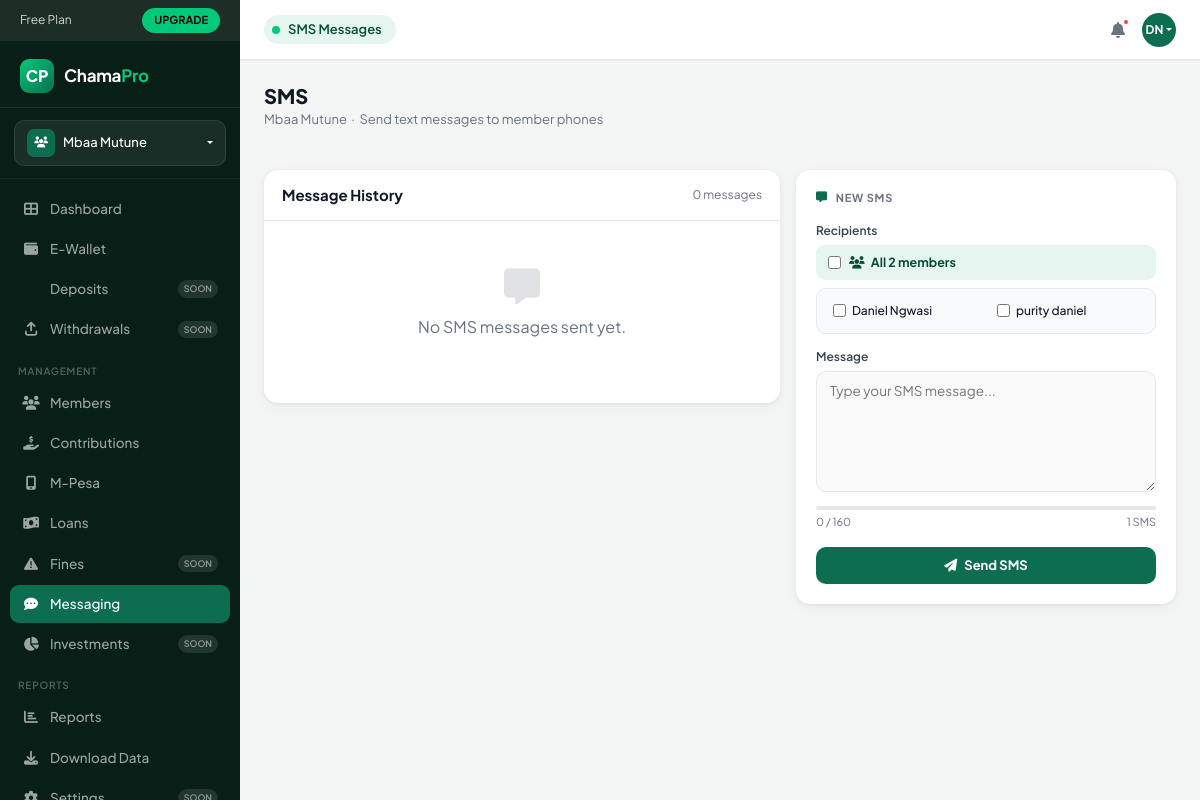
The app's page /chama/1/messaging/sms/ (signed in) with its own data.
### chamapro/models.py (models this page shows, shortened)
class Chama(models.Model):
    name                = models.CharField(max_length=255)
    description         = models.TextField(blank=True, null=True)
    created_by          = models.ForeignKey(
        'User', null=True, blank=True, on_delete=models.SET_NULL, related_name='created_chamas'
    )
    currency            = models.CharField(max_length=10, default='KES')
    contribution_amount = models.DecimalField(max_digits=12, decimal_places=2, default=0)
    contribution_day    = models.PositiveSmallIntegerField(default=5)
    meeting_day         = models.CharField(max_length=20, blank=True, null=True)
    max_members         = models.PositiveSmallIntegerField(default=10)
    late_penalty        = models.DecimalField(max_digits=5, decimal_places=2, default=5)
    loan_interest       = models.DecimalField(max_digits=5, decimal_places=2, default=10)
    settings            = models.JSONField(default=dict, blank=True)
    is_active           = models.BooleanField(default=True)
    created_at          = models.DateTimeField(auto_now_add=True)
    updated_at          = models.DateTimeField(auto_now=True)

class User(AbstractUser):
    phone = models.CharField(max_length=30, unique=True, null=True, blank=True)
    national_id   = models.CharField(max_length=20, blank=True, null=True)
    kra_pin       = models.CharField(max_length=20, blank=True, null=True)
    bio           = models.TextField(blank=True, null=True)
    occupation    = models.CharField(max_length=100, blank=True, null=True)
    location      = models.CharField(max_length=100, blank=True, null=True)
    avatar        = models.ImageField(upload_to='avatars/', blank=True, null=True)
    bank_name     = models.CharField(max_length=100, blank=True, null=True)
    bank_account  = models.CharField(max_length=30, blank=True, null=True)
    mpesa_number  = models.CharField(max_length=20, blank=True, null=True)
    KYC_CHOICES = [
        ('unverified', 'Unverified'),
        ('pending',    'Pending Review'),
        ('verified',   'Verified'),
    ]
    kyc_status = models.CharField(max_length=20, choices=KYC_CHOICES, default='unverified')

class Membership(models.Model):
    ROLE_CHOICES = [
        ('admin',     'Admin'),
        ('treasurer', 'Treasurer'),
        ('secretary', 'Secretary'),
        ('member',    'Member'),
    ]
    chama     = models.ForeignKey(Chama, on_delete=models.CASCADE, related_name='memberships')
    user      = models.ForeignKey('User', on_delete=models.CASCADE, related_name='memberships')
    role      = models.CharField(max_length=30, choices=ROLE_CHOICES, default='member')
    joined_at = models.DateTimeField(default=timezone.now)
    active    = models.BooleanField(default=True)
    class Meta:
        unique_together = ('chama', 'user')

### messaging/views.py (the view, shortened to what this page needs)
# urls.py: path('sms/', views.sms_list, name='sms_list'),
@login_required
def sms_list(request, chama_id):
    chama, membership = get_chama_and_membership(request, chama_id)
    can_manage = is_admin(membership)
    if not can_manage:
        messages.error(request, "Access denied.")
        return redirect('messaging_hub', chama_id=chama_id)
    sms_messages = SMSMessage.objects.filter(chama=chama).order_by('-created_at')
    members = Membership.objects.filter(chama=chama, active=True).select_related('user')
    context = {
        'chama': chama,
        'membership': membership,
        'can_manage': can_manage,
        'sms_messages': sms_messages,
        'members': members,
    }
    return render(request, 'messaging/sms.html', context)

### chamapro/context_processors.py (called while the page is built)
def user_subscription(request):
    if request.user.is_authenticated:
        try:
            sub = request.user.subscription
        except Exception:
            sub = None
        return {'user_subscription': sub}
    return {'user_subscription': None}

def active_chama(request):
    if not request.user.is_authenticated:
        return {}
    active_chama_id = request.session.get('active_chama_id')
    membership = None
    if active_chama_id:
        membership = Membership.objects.filter(
            user=request.user,
            chama_id=active_chama_id,
            active=True
        ).select_related('chama').first()
    if not membership:
        membership = Membership.objects.filter(
            user=request.user,
            active=True
        ).select_related('chama').first()
    return {
        'chama': membership.chama if membership else None,
        'my_membership': membership,
    }

### messaging/views.py (called while the page is built)
def get_chama_and_membership(request, chama_id):
    chama = get_object_or_404(Chama, id=chama_id)
    membership = get_object_or_404(Membership, chama=chama, user=request.user, active=True)
    return chama, membership

def is_admin(membership):
    return membership.role in ('admin', 'chairperson', 'treasurer', 'secretary')

### chamapro/templates/messaging/sms.html (shortened to what this page needs)
{% extends 'messaging/base_messaging.html' %}
{% block topbar_title %}SMS Messages{% endblock %}
{% block content %}
<div class="d-flex align-items-center justify-content-between mb-4 flex-wrap gap-3">
  <div>
    <h1 class="page-title">SMS</h1>
    <p class="page-sub">{{ chama.name }} &nbsp;·&nbsp; Send text messages to member phones</p>
  </div>
</div>
<div class="sms-layout">
  <div class="sms-list-card">
    <div class="sms-list-header">
      <h6>Message History</h6>
      <span style="font-size:12px;color:var(--muted);">{{ sms_messages|length }} message{{ sms_messages|length|pluralize }}</span>
    </div>
    {% for sms in sms_messages %}
    <div class="sms-row">
      <div class="sms-icon {{ sms.status }}">
        <i class="fas fa-{% if sms.status == 'sent' %}check{% elif sms.status == 'failed' %}times{% else %}clock{% endif %}"></i>
      </div>
      <div class="sms-meta">
        <div class="sms-preview">{{ sms.message|truncatechars:140 }}</div>
        <div class="sms-info">
          <span class="badge-sms {{ sms.status }}">{{ sms.get_status_display }}</span>
          <span class="sms-stat"><i class="fas fa-users"></i> {{ sms.recipient_count }} recipients</span>
          <span class="sms-stat"><i class="fas fa-comment-sms"></i> {{ sms.sms_count }} SMS unit{{ sms.sms_count|pluralize }}</span>
          <span class="sms-stat"><i class="fas fa-clock"></i>
            {% if sms.sent_at %}{{ sms.sent_at|date:"M d, Y H:i" }}{% else %}{{ sms.created_at|date:"M d, Y" }}{% endif %}
          </span>
        </div>
      </div>
    </div>
    {% empty %}
    <div class="empty-state">
      <i class="fas fa-message"></i>
      <p>No SMS messages sent yet.</p>
    </div>
    {% endfor %}
  </div>
  <div class="sms-compose">
    <div class="sms-compose-title"><i class="fas fa-message"></i> New SMS</div>
    <form method="post">
      <div style="margin-bottom:14px;">
        <label class="form-label-cp">Recipients</label>
        <div class="send-all-row">
          <input type="checkbox" id="sendToAll" name="send_to_all" value="1" onchange="toggleRecipients(this)">
          <label for="sendToAll"><i class="fas fa-users me-1"></i> All {{ members|length }} members</label>
        </div>
        <div id="recipientGrid" class="recipient-grid">
          {% for m in members %}
          <label class="recipient-check">
            <input type="checkbox" name="recipients" value="{{ m.user.id }}">
            <span class="r-name">{{ m.user.get_full_name|default:m.user.username }}</span>
          </label>
          {% endfor %}
        </div>
      </div>
      <div style="margin-bottom:16px;">
        <label class="form-label-cp">Message</label>
        <textarea name="message" id="smsBody" class="form-input" rows="5"
                  placeholder="Type your SMS message..." maxlength="1600" required></textarea>
        <div class="char-bar"><div class="char-bar-fill" id="charFill" style="width:0%;"></div></div>
        <div class="char-info">
          <span id="charCount">0 / 160</span>
          <span id="smsUnits">1 SMS</span>
        </div>
      </div>
      <button type="submit" class="btn-brand" style="width:100%;justify-content:center;">
        <i class="fas fa-paper-plane"></i> Send SMS
      </button>
    </form>
  </div>
</div>
{% endblock %}

### chamapro/templates/messaging/base_messaging.html (shortened to what this page needs)
{% load static %}
<!DOCTYPE html>
<html lang="en">
<head>
  <link href="https://cdn.jsdelivr.net/npm/bootstrap@5.3.2/dist/css/bootstrap.min.css" rel="stylesheet">
  <link rel="stylesheet" href="https://cdnjs.cloudflare.com/ajax/libs/font-awesome/6.4.2/css/all.min.css">
</head>
<body>
<aside class="sidebar">
  <div class="plan-banner">
    <span>Free Plan</span><a href="#" class="upgrade-btn">UPGRADE</a>
  </div>
  <div class="sidebar-logo">
    <div class="logo-icon">CP</div>
    <div class="logo-text">Chama<span>Pro</span></div>
  </div>
  <div class="chama-selector-wrap">
    <div class="dropdown">
      <div class="chama-btn dropdown-toggle" data-bs-toggle="dropdown">
        <div class="chama-icon-sq"><i class="fas fa-users" style="font-size:11px;"></i></div>
        <span style="flex:1;white-space:nowrap;overflow:hidden;text-overflow:ellipsis;">{{ chama.name }}</span>
      </div>
    </div>
  </div>
  <nav style="flex:1;padding-bottom:8px;">
    <div class="nav-section">
      <div class="nav-item-wrap"><a href="{% url 'dashboard' %}" class="nav-link-cp"><i class="fas fa-th-large"></i> Dashboard</a></div>
      <div class="nav-item-wrap">{% if chama.id %}<a href="{% url 'wallet_dashboard' chama.id %}" class="nav-link-cp">{% else %}<a href="{% url 'dashboard' %}" class="nav-link-cp">{% endif %}<i class="fas fa-wallet"></i> E-Wallet</a></div>
      <div class="nav-item-wrap"><a href="#" class="nav-link-cp"> Deposits <span class="badge-soon">SOON</span></a></div>
      <div class="nav-item-wrap"><a href="#" class="nav-link-cp"><i class="fas fa-arrow-up-from-bracket"></i> Withdrawals <span class="badge-soon">SOON</span></a></div>
    </div>
    <div class="nav-section">
      <div class="nav-section-label">Management</div>
      <div class="nav-item-wrap">{% if chama.id %}<a href="{% url 'chama_members' chama.id %}" class="nav-link-cp">{% else %}<a href="#" class="nav-link-cp">{% endif %}<i class="fas fa-users"></i> Members</a></div>
      <div class="nav-item-wrap">{% if chama.id %}<a href="{% url 'contributions' chama.id %}" class="nav-link-cp">{% else %}<a href="#" class="nav-link-cp">{% endif %}<i class="fas fa-hand-holding-dollar"></i> Contributions</a></div>
      <div class="nav-item-wrap">{% if chama.id %}<a href="{% url 'mpesa_transactions' chama.id %}" class="nav-link-cp">{% else %}<a href="#" class="nav-link-cp">{% endif %}<i class="fas fa-mobile-screen-button"></i> M-Pesa</a></div>
      <div class="nav-item-wrap">{% if chama.id %}<a href="{% url 'loans' chama.id %}" class="nav-link-cp">{% else %}<a href="#" class="nav-link-cp">{% endif %}<i class="fas fa-money-bill-wave"></i> Loans</a></div>
      <div class="nav-item-wrap"><a href="#" class="nav-link-cp"><i class="fas fa-triangle-exclamation"></i> Fines <span class="badge-soon">SOON</span></a></div>
      <div class="nav-item-wrap"><a href="{% url 'messaging_hub' chama.id %}" class="nav-link-cp {% block nav_messaging_active %}active{% endblock %}"><i class="fas fa-comment-dots"></i> Messaging</a></div>
      <div class="nav-item-wrap"><a href="#" class="nav-link-cp"><i class="fas fa-chart-pie"></i> Investments <span class="badge-soon">SOON</span></a></div>
    </div>
    <div class="nav-section">
      <div class="nav-section-label">Reports</div>
      <div class="nav-item-wrap">{% if chama.id %}<a href="{% url 'reports' chama.id %}" class="nav-link-cp">{% else %}<a href="#" class="nav-link-cp">{% endif %}<i class="fas fa-chart-bar"></i> Reports</a></div>
      <div class="nav-item-wrap">{% if chama.id %}<a href="{% url 'export_report_excel' chama.id %}" class="nav-link-cp">{% else %}<a href="#" class="nav-link-cp">{% endif %}<i class="fas fa-download"></i> Download Data</a></div>
      <div class="nav-item-wrap"><a href="#" class="nav-link-cp"><i class="fas fa-cog"></i> Settings <span class="badge-soon">SOON</span></a></div>
    </div>
  </nav>
</aside>
<header class="topbar">
  <div class="topbar-badge">
    <div class="dot"></div>
    <span>{% block topbar_title %}Messaging{% endblock %}</span>
  </div>
  <div class="topbar-right">
    <button class="topbar-icon-btn"><i class="fas fa-bell"></i><div class="notif-dot"></div></button>
    <div class="dropdown">
      <div class="topbar-avatar dropdown-toggle" data-bs-toggle="dropdown">{{ user.first_name.0|upper }}{{ user.last_name.0|upper }}</div>
    </div>
  </div>
</header>
<div class="main-wrap">
  <div class="main-content">
    {% block content %}{% endblock %}
  </div>
</div>
</body>
</html>

### chamapro/templates/messaging/sms.html (style rules this page uses)
.sms-layout { display:grid;grid-template-columns:1fr 380px;gap:16px;align-items:start; }
.sms-list-card { background:#fff;border-radius:14px;box-shadow:var(--card-shadow);overflow:hidden; }
.sms-list-header { padding:16px 18px;border-bottom:1px solid var(--border);display:flex;align-items:center;justify-content:space-between; }
.sms-list-header h6 { font-size:15px;font-weight:700;margin:0; }
.sms-compose { background:#fff;border-radius:14px;box-shadow:var(--card-shadow);padding:20px;position:sticky;top:84px; }
.sms-compose-title { font-size:11px;font-weight:700;text-transform:uppercase;letter-spacing:.07em;color:var(--muted);margin-bottom:16px;display:flex;align-items:center;gap:8px; }
.sms-compose-title i { color:var(--brand); }
.char-bar { height:4px;background:#e5e7eb;border-radius:2px;margin-top:8px;overflow:hidden; }
.char-info { display:flex;justify-content:space-between;font-size:11px;color:var(--muted);margin-top:4px; }
.recipient-grid { display:grid;grid-template-columns:1fr 1fr;gap:6px;max-height:180px;overflow-y:auto;padding:8px;background:#f9fafb;border-radius:10px;border:1px solid var(--border); }
.recipient-check { display:flex;align-items:center;gap:6px;padding:5px 8px;border-radius:7px;cursor:pointer;transition:background .1s; }
.recipient-check input { accent-color:var(--brand);cursor:pointer; }
.recipient-check .r-name { font-size:12px;font-weight:500;white-space:nowrap;overflow:hidden;text-overflow:ellipsis; }
.send-all-row { display:flex;align-items:center;gap:8px;padding:8px 12px;background:var(--brand-xlight);border-radius:9px;margin-bottom:8px;cursor:pointer; }
.send-all-row input { accent-color:var(--brand); }
.send-all-row label { font-size:12.5px;font-weight:700;color:var(--brand-dark);cursor:pointer;margin:0; }
.empty-state { padding:48px;text-align:center;color:var(--muted); }
.empty-state i { font-size:36px;opacity:.2;display:block;margin-bottom:10px; }

### records on screen
Chama: name "Mbaa Mutune"
User: first_name.0 "D", last_name.0 "N"
Membership: user.get_full_name "Daniel Ngwasi"
Membership: user.get_full_name "purity daniel"

### other values on screen
{{ sms_messages|length }} "0"
{{ members|length }} "2"
